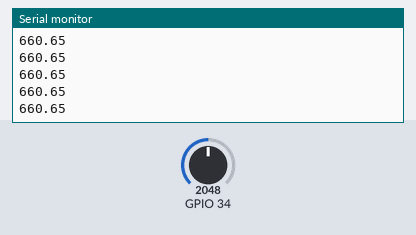
Simulated run of this sketch. Board: ESP32. Parts: the last lines printed to the serial monitor. The test bench sets the inputs (shaded band); at power-on: GPIO 34 = 2048.

Above: at 1.2 s.
1.3 s: GPIO 34 set to 2866
At 1.31 s:
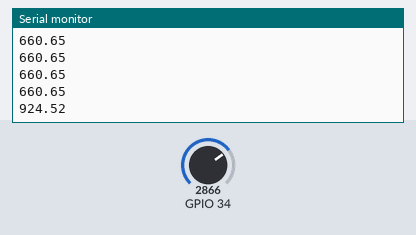
2.8 s: GPIO 34 set to 3603
At 2.81 s:
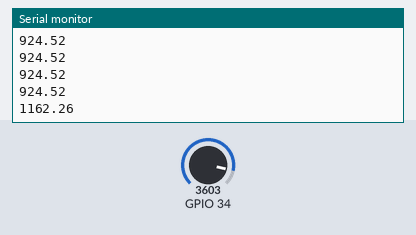
Timing chart, 0 to 5.8 s (numbered marks = the images above; inputs shaded):
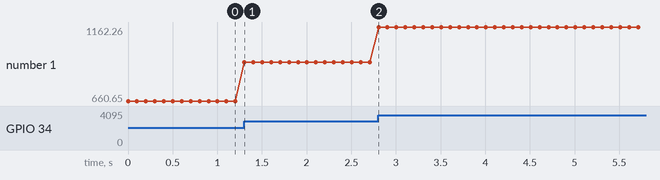

Measured:
- after the input at 1.3 s, the serial monitor: prints a new line at once (image 1)
- after the input at 2.8 s, the serial monitor: prints a new line at once (image 2)
- plotted number 1: 660.65 → 924.52 after the input at 1.3 s, 924.52 → 1162.26 after the input at 2.8 s

The sketch:

LM35_ver1.ino
```cpp
float vref = 3.3;
float resolution = vref/1023;
void setup()
{
Serial.begin(9600); /* Define baud rate for serial
communication */
}
void loop()
{
float temperature = analogRead(34);
temperature = (temperature*resolution);
temperature = temperature*100;
Serial.println(temperature);
delay(100);
}
```
